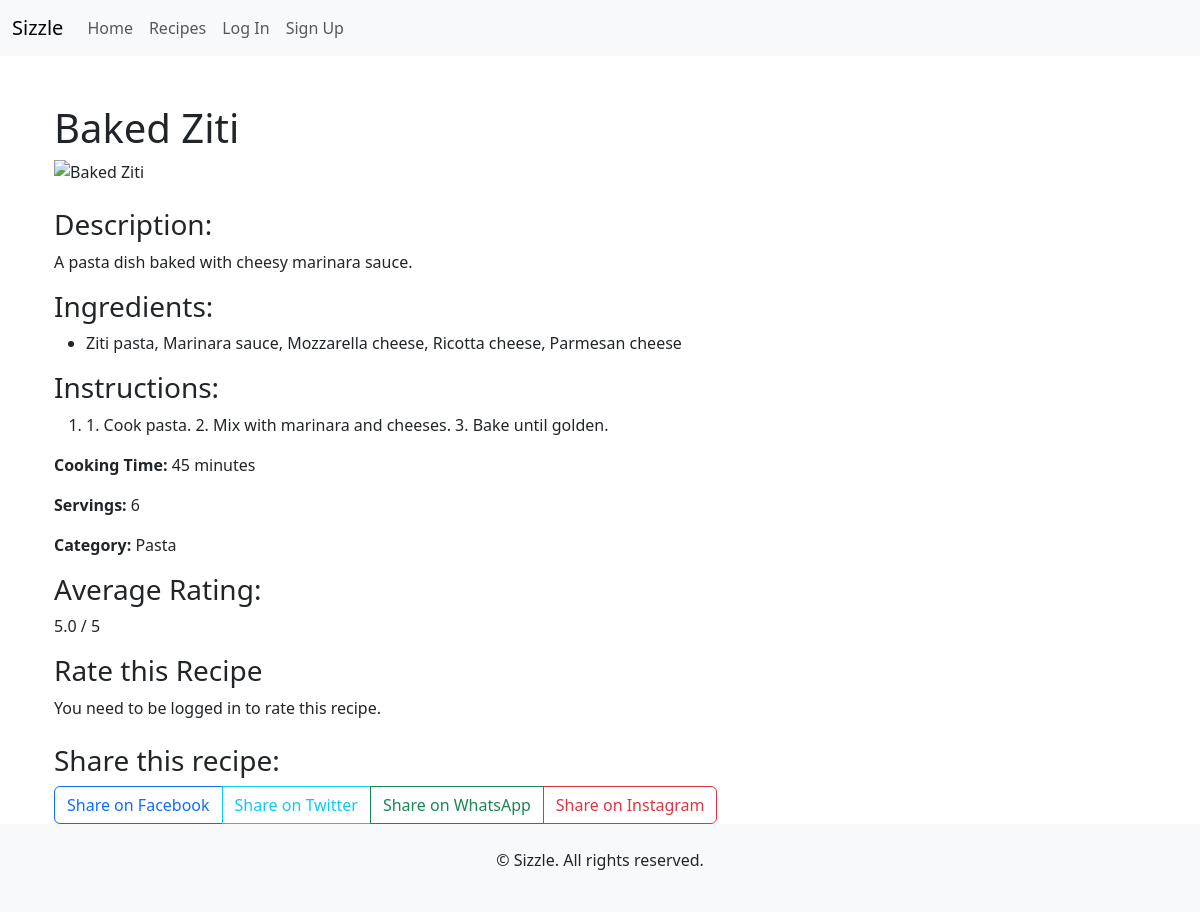
Page /recipe/baked-ziti/ on the earlier database version.
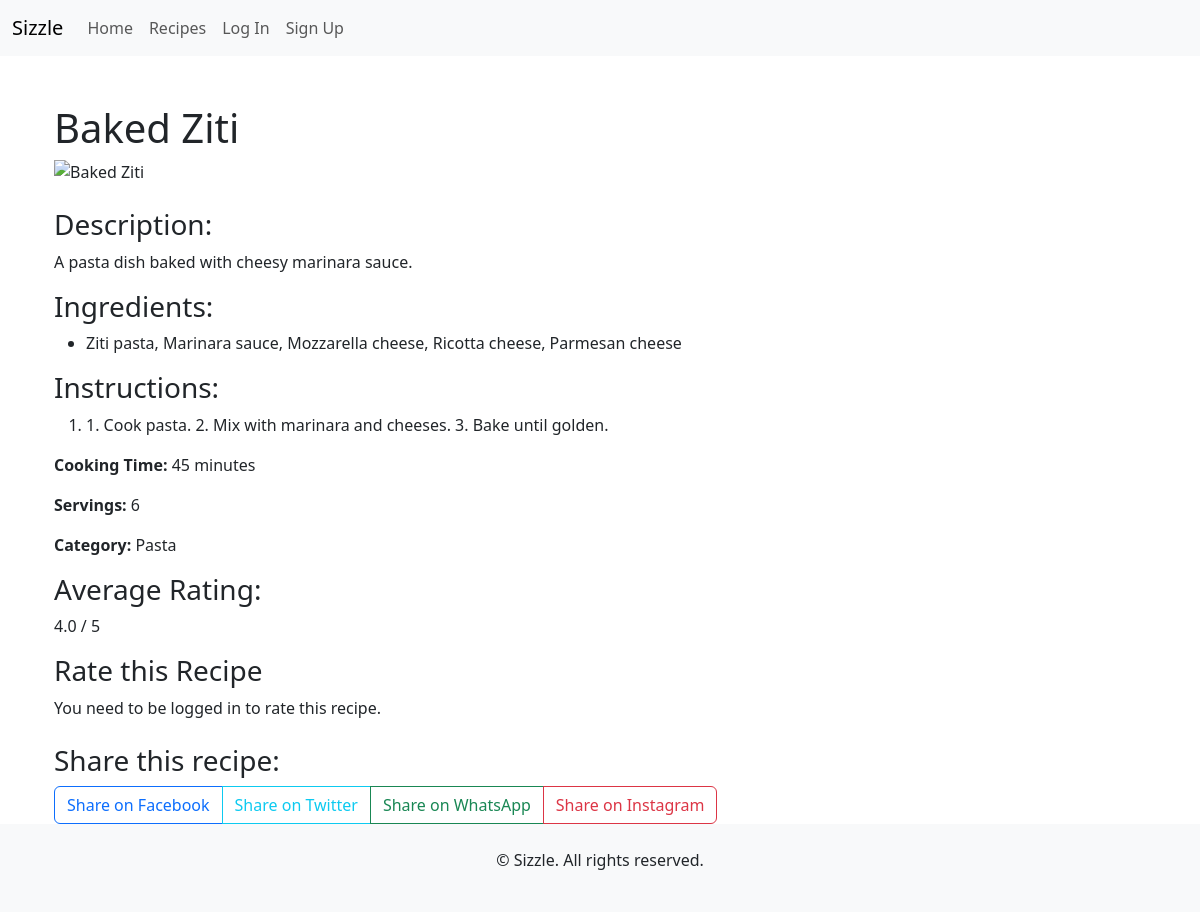
Same page on the later database version.
### recipes/models.py (models this page shows, shortened)
class Recipe(models.Model):
    title = models.CharField(max_length=35, unique=True)
    slug = models.SlugField(max_length=45, unique=True)
    author = models.ForeignKey(User, on_delete=models.CASCADE, related_name="user_recipes")
    featured_image = CloudinaryField('image', default='placeholder')
    description = models.TextField(max_length=45)
    ingredients = models.TextField(null=True, blank=True)
    instructions = models.TextField()
    cooking_time = models.IntegerField()
    servings = models.IntegerField()
    category = models.CharField(max_length=100, null=True, blank=True)
    created_on = models.DateTimeField(auto_now_add=True)
    average_rating = models.FloatField(default=0)
    class Meta:
        ordering = ['-created_on']

### recipes/views.py (the view)
# urls.py: path('recipe/<slug:slug>/', views.recipe_detail, name='recipe_detail'), # Recipe detail page
def recipe_detail(request, slug):
    recipe = get_object_or_404(Recipe, slug=slug)
    existing_rating = None
    if request.user.is_authenticated:
        existing_rating = recipe.ratings.filter(user=request.user).first()
    if request.method == 'POST':
        if request.user.is_authenticated:
            rating_form = RatingForm(request.POST)
            if rating_form.is_valid():
                if existing_rating:
                    existing_rating.score = rating_form.cleaned_data['score']
                    existing_rating.save()
                    messages.success(request, 'Your rating has been updated!')
                else:
                    rating = rating_form.save(commit=False)
                    rating.recipe = recipe
                    rating.user = request.user
                    rating.save()
                    messages.success(request, 'Your rating has been submitted!')
                recipe.update_average_rating()
                return redirect('recipe_detail', slug=slug)
            else:
                messages.error(request, 'Please correct the errors below.')
        else:
            messages.error(request, 'You need to be logged in to rate this recipe.')
    else:
        rating_form = RatingForm()
    return render(request, 'recipes/recipe_detail.html', {
        'recipe': recipe,
        'rating_form': rating_form,
        'existing_rating': existing_rating,
    })

### templates/recipes/recipe_detail.html (shortened to what this page needs)
{% extends 'base.html' %}
{% block content %}
<div class="container mt-5">
    <h1>{{ recipe.title }}</h1>
    {% if recipe.featured_image %}
    <img src="{{ recipe.featured_image.url }}" alt="{{ recipe.title }}" class="img-fluid mb-4">
    {% endif %}
    <h3>Description:</h3>
    <p>{{ recipe.description }}</p>
    <h3>Ingredients:</h3>
    <ul>
        {% for ingredient in recipe.ingredients.splitlines %}
        <li>{{ ingredient }}</li>
        {% endfor %}
    </ul>
    <h3>Instructions:</h3>
    <ol>
        {% for instruction in recipe.instructions.splitlines %}
        <li>{{ instruction }}</li>
        {% endfor %}
    </ol>
    <p><strong>Cooking Time:</strong> {{ recipe.cooking_time }} minutes</p>
    <p><strong>Servings:</strong> {{ recipe.servings }}</p>
    <p><strong>Category:</strong> {{ recipe.category }}</p>
    <h3>Average Rating:</h3>
    {% if recipe.average_rating %}
    <p>{{ recipe.average_rating|floatformat:1 }} / 5</p>
    {% else %}
    <p>This recipe has not been rated yet.</p>
    {% endif %}
    <h3>Rate this Recipe</h3>
    {% if user.is_authenticated %}
        <form method="post">
            {% csrf_token %}
            {{ rating_form.as_p }}
            <button type="submit" class="btn btn-primary">Submit Rating</button>
        </form>
        {% if existing_rating %}
            <p>Your current rating: {{ existing_rating.score }}</p>
        {% else %}
            <p>You have not rated this recipe yet.</p>
        {% endif %}
    {% else %}
        <p>You need to be logged in to rate this recipe.</p>
    {% endif %}
    <div class="social-share mt-4">
        <h3>Share this recipe:</h3>
        <div class="btn-group" role="group" aria-label="Social Media Share Buttons">
            <a href="https://www.facebook.com/sharer/sharer.php?u={{ request.build_absolute_uri }}" target="_blank"
                class="btn btn-outline-primary">Share on Facebook</a>
            <a href="https://twitter.com/intent/tweet?text={{ recipe.title }}&url={{ request.build_absolute_uri }}"
                target="_blank" class="btn btn-outline-info">Share on Twitter</a>
            <a href="https://api.whatsapp.com/send?text={{ recipe.title }} {{ request.build_absolute_uri }}"
                target="_blank" class="btn btn-outline-success">Share on WhatsApp</a>
            <button class="btn btn-outline-danger" data-bs-toggle="modal" data-bs-target="#instagramModal">Share on
                Instagram</button>
        </div>
    </div>
</div>
{% endblock %}

### templates/base.html (shortened to what this page needs)
{% load static %}
<!DOCTYPE html>
<html lang="en">
<head>
    <link href="https://cdn.jsdelivr.net/npm/bootstrap@5.3.0-alpha1/dist/css/bootstrap.min.css" rel="stylesheet">
    <link rel="stylesheet" href="{% static 'css/style.css' %}">
</head>
<body>
    <header>
        <nav class="navbar navbar-expand-lg navbar-light bg-light">
            <div class="container-fluid">
                <a class="navbar-brand" href="{% url 'index' %}">Sizzle</a>
                <div class="collapse navbar-collapse" id="navbarNav">
                    <ul class="navbar-nav">
                        <li class="nav-item">
                            <a class="nav-link" href="{% url 'index' %}">Home</a>
                        </li>
                        <li class="nav-item">
                            <a class="nav-link" href="{% url 'recipe_list' %}">Recipes</a>
                        </li>
                        {% if user.is_authenticated %}
                        <li class="nav-item">
                            <a class="nav-link" href="{% url 'create_recipe' %}" class="btn btn-primary">Create a New
                                Recipe</a>
                        </li>
                        <li class="nav-item">
                            <a class="nav-link" href="{% url 'account_logout' %}">Log Out</a>
                        </li>
                        {% else %}
                        <li class="nav-item">
                            <a class="nav-link" href="{% url 'account_login' %}">Log In</a>
                        </li>
                        <li class="nav-item">
                            <a class="nav-link" href="{% url 'account_signup' %}">Sign Up</a>
                        </li>
                        {% endif %}
                    </ul>
                </div>
            </div>
        </nav>
    </header>
    <main class="container mt-4">
        {% block content %}{% endblock %}
    </main>
    <footer class="bg-light text-center py-4">
        <p>&copy; {{ current_year }} Sizzle. All rights reserved.</p>
    </footer>
</body>
</html>

Differences in the rows shown:
changed Recipe "Baked Ziti": average_rating "5.0" → "4.0"
